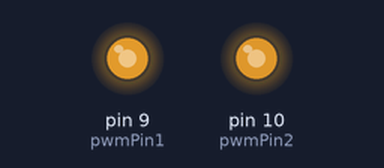
The sketch below on a simulated Arduino Uno, built with avr-gcc and run on an emulated ATmega328P. Parts: output pins drawn as LEDs (lit = HIGH).

Above: at 0.12 s.
At 9.87 s:
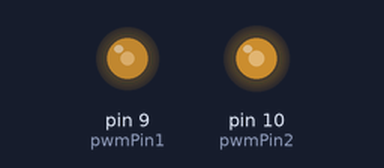
At 19.87 s:
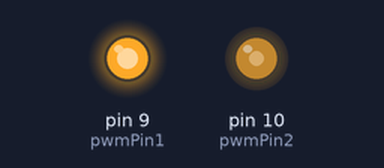
At 39.63 s:
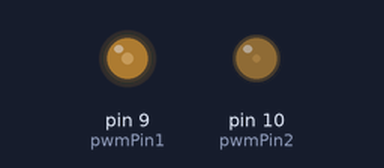
Timing chart, 0 to 40.0 s (numbered marks = the images above):
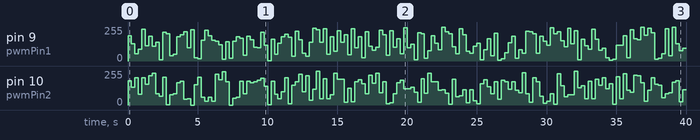

The sketch:

pwmProgmem.ino
```cpp
#include <avr/pgmspace.h>

const int pwm1[] PROGMEM = {
190,131,55,90,240,115,186,110,140,9,216,203,41,50,182,197,221,98,233,23,18,154,229,188,157,148,122,15,143,20,150,183,170,42,184,158,105,100,215,117,2,163,52,132,181,199,178,34,223,159,58,34,141,247,233,142,243,52,182,75,226,139,197,48,243,99,183,26,219,111,79,104,229,197,43,227,102,167,54,251,101,127,8,213,203,20,78,190,134,84,255,218,204,108,54,241,196,73,57,109,133,8,85,166,40,209,4,18,62,136,186,19,83,57,223,220,204,59,185,150,117,250,204,218,152,106,246,131,227,10,162,114,87,239,162,82,94,24,6,15,117,118,191,25,236,166,159,253,193,244,213,13,21,53,242,40,254,131,77,97,210,1,237,116,179,81,169,67,53,49,122,202,10,37,39,70,86,215,124,38,29,95,152,230,117,231,34,6,247,196,3,54,47,1,121,223,142,100,102,150,143,57,1,69,64,233,136,33,200,24,169,51,73,203,246,254,87,114,155,189,169,131,185,206,231,152,169,136,183,106,182,169,181,187,111,116,34,138,183,100,194,109,3,4,182,223,65,241,44,28,140,37,134,8,254,18,132,191,47,68,12,61,49,203,252,94,99,180,157,98,0,5,210,105,136,61,246,224,213,29,186,186,200,221,43,88,197,7,142,229,46,149,33,104,231,80,139,222,241,38,165,5,130,95,128,250,120,209,150,178,48,200,155,98,252,241,14,255,122,117,67,123,198,14,124,135,217,70,240,201,227,136,91,110,212,23,63,158,30,172,220,184,151,157,80,253,126,28,72,15,160,18,252,198,86,202,159,59,131,165,254,95,179,32,254,239,65,140,155,21,23,126,47,165,232,124,186,213,112,57,83,16,118,152,246,116,86,98,249,136,79,18,208,254,1,221,163,165,254,71,245,227,215,47,7,41,19,34,24,145,154,23,54,74,191,130,149,129,94,43,127,95,150,155,30,78,164,141,236,101,241,147,195,130,82,212,94,49,8,252,60,208,97,193,214,236,34,50,116,136,80,231,50,55,242,187,209,137,88,202,66,28,82,50,247,159,157,139,185,50,125,72,174,236,202,252,125,210,117,80,193,156,136,105,119,223,16,67,158,95,232,182,236,167,85,238,207,9,173,73
};
const int pwm2[] PROGMEM = {
181,132,205,80,204,156,220,240,83,67,210,3,78,84,166,177,42,46,0,151,208,59,29,59,28,230,188,249,176,0,51,59,179,86,177,166,174,187,202,140,3,179,82,48,100,204,11,147,176,229,99,220,36,120,254,46,197,46,77,240,194,195,21,127,25,176,188,160,85,225,163,240,91,173,11,17,83,167,185,123,121,133,97,22,197,90,237,175,175,109,116,90,7,193,61,68,116,17,116,31,8,160,190,138,85,175,45,186,173,117,173,109,93,241,83,21,206,173,66,12,28,84,7,235,144,63,77,78,252,131,143,47,178,47,194,150,203,121,160,6,211,46,233,110,96,225,218,166,30,109,203,155,149,56,85,91,169,181,23,116,210,54,110,248,177,23,39,26,207,178,111,252,48,99,237,254,125,240,137,14,168,101,37,121,186,249,55,228,194,0,242,64,111,159,61,48,191,145,242,236,114,3,97,253,249,34,63,228,18,213,3,230,177,160,243,149,123,94,153,28,15,81,130,127,25,145,74,41,21,157,182,82,165,62,203,122,105,92,136,116,98,83,18,15,175,121,3,215,244,127,152,45,24,239,168,32,115,17,196,35,134,83,11,3,25,191,39,114,22,180,45,138,159,247,62,69,227,36,121,102,235,70,166,52,31,139,67,14,181,171,203,20,93,240,154,148,14,123,152,239,14,128,179,249,33,201,150,226,110,71,54,2,82,93,135,215,122,30,168,97,6,24,141,194,90,145,125,96,79,154,127,223,200,41,117,70,154,105,78,236,230,35,130,47,210,177,161,26,139,177,124,155,237,50,169,178,98,28,17,236,246,22,218,253,87,55,22,189,232,251,149,245,125,67,216,154,59,34,226,151,42,19,104,211,195,140,167,101,58,51,47,116,249,147,43,26,67,248,247,26,163,47,60,252,104,122,138,114,152,21,228,108,186,110,225,224,41,249,202,77,149,179,67,181,179,227,2,162,221,87,231,145,132,124,104,176,159,130,197,170,160,129,6,74,128,161,154,208,50,200,121,109,137,8,153,21,66,157,255,253,146,223,82,213,95,120,147,83,159,77,30,49,1,129,187,82,10,240,157,15,50,55,12,13,22,122,246,227,35,4,158,222,150,9,222,6,124,247,90,69
};
int ndatos = 500;
int n = 0;
int wait = 250;
int pwmPin1 = 9;
int pwmPin2 = 10;

void setup() {

  analogWrite(pwmPin1,0);
  analogWrite(pwmPin2,0);

}

void loop() {

  analogWrite(pwmPin1,pgm_read_word_near(pwm1 + n));
  analogWrite(pwmPin2,pgm_read_word_near(pwm2 + n));

  delay(wait);

  analogWrite(pwmPin1,0);
  analogWrite(pwmPin2,0);

  n++;

  if (n==ndatos) {
    delay(5000);
    n = 0;
  }

}
```

Measured:
- by itself, pin 9 (pwmPin1): 0/255 → 190/255 at 0.00 s, → 131/255 0.25 s later, → 55/255 0.25 s later, → 90/255 0.25 s later, … (160 changes in this stretch)
- by itself, pin 10 (pwmPin2): 0/255 → 181/255 at 0.00 s, → 132/255 0.25 s later, → 205/255 0.25 s later, → 80/255 0.25 s later, … (159 changes in this stretch)
